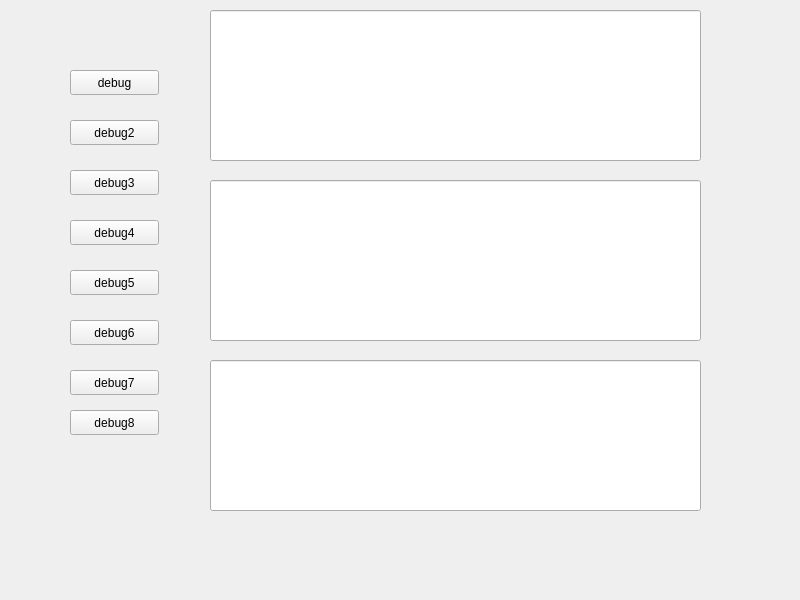
<?xml version="1.0" encoding="UTF-8"?>
<ui version="4.0">
 <class>MainWindow</class>
 <widget class="QMainWindow" name="MainWindow">
  <property name="geometry">
   <rect>
    <x>0</x>
    <y>0</y>
    <width>800</width>
    <height>600</height>
   </rect>
  </property>
  <property name="windowTitle">
   <string>MainWindow</string>
  </property>
  <widget class="QWidget" name="centralwidget">
   <widget class="QPushButton" name="DebugBtn">
    <property name="geometry">
     <rect>
      <x>70</x>
      <y>70</y>
      <width>89</width>
      <height>25</height>
     </rect>
    </property>
    <property name="text">
     <string>debug</string>
    </property>
   </widget>
   <widget class="QPushButton" name="DebugBtn_2">
    <property name="geometry">
     <rect>
      <x>70</x>
      <y>120</y>
      <width>89</width>
      <height>25</height>
     </rect>
    </property>
    <property name="text">
     <string>debug2</string>
    </property>
   </widget>
   <widget class="QPushButton" name="DebugBtn_3">
    <property name="geometry">
     <rect>
      <x>70</x>
      <y>170</y>
      <width>89</width>
      <height>25</height>
     </rect>
    </property>
    <property name="text">
     <string>debug3</string>
    </property>
   </widget>
   <widget class="QPushButton" name="DebugBtn_4">
    <property name="geometry">
     <rect>
      <x>70</x>
      <y>220</y>
      <width>89</width>
      <height>25</height>
     </rect>
    </property>
    <property name="text">
     <string>debug4</string>
    </property>
   </widget>
   <widget class="QPushButton" name="DebugBtn_5">
    <property name="geometry">
     <rect>
      <x>70</x>
      <y>270</y>
      <width>89</width>
      <height>25</height>
     </rect>
    </property>
    <property name="text">
     <string>debug5</string>
    </property>
   </widget>
   <widget class="QPushButton" name="DebugBtn_6">
    <property name="geometry">
     <rect>
      <x>70</x>
      <y>320</y>
      <width>89</width>
      <height>25</height>
     </rect>
    </property>
    <property name="text">
     <string>debug6</string>
    </property>
   </widget>
   <widget class="QPushButton" name="DebugBtn_7">
    <property name="geometry">
     <rect>
      <x>70</x>
      <y>370</y>
      <width>89</width>
      <height>25</height>
     </rect>
    </property>
    <property name="text">
     <string>debug7</string>
    </property>
   </widget>
   <widget class="QPushButton" name="DebugBtn_8">
    <property name="geometry">
     <rect>
      <x>70</x>
      <y>410</y>
      <width>89</width>
      <height>25</height>
     </rect>
    </property>
    <property name="text">
     <string>debug8</string>
    </property>
   </widget>
   <widget class="QLineEdit" name="lineEdit">
    <property name="geometry">
     <rect>
      <x>210</x>
      <y>10</y>
      <width>491</width>
      <height>151</height>
     </rect>
    </property>
    <property name="alignment">
     <set>Qt::AlignLeading|Qt::AlignLeft|Qt::AlignTop</set>
    </property>
   </widget>
   <widget class="QLineEdit" name="lineEdit_2">
    <property name="geometry">
     <rect>
      <x>210</x>
      <y>180</y>
      <width>491</width>
      <height>161</height>
     </rect>
    </property>
    <property name="alignment">
     <set>Qt::AlignLeading|Qt::AlignLeft|Qt::AlignTop</set>
    </property>
   </widget>
   <widget class="QLineEdit" name="lineEdit_3">
    <property name="geometry">
     <rect>
      <x>210</x>
      <y>360</y>
      <width>491</width>
      <height>151</height>
     </rect>
    </property>
    <property name="alignment">
     <set>Qt::AlignLeading|Qt::AlignLeft|Qt::AlignTop</set>
    </property>
   </widget>
  </widget>
 </widget>
 <resources/>
 <connections/>
</ui>
